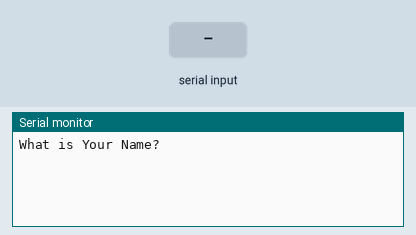
Recording of a sketch running on a simulated Arduino Uno, built with avr-gcc and run on an emulated ATmega328P. Parts: the last lines printed to the serial monitor. The inputs (shaded band) are chosen by the test bench.

Above: at 1.2 s.
1.3 s: "1" received over Serial
At 3.2 s:
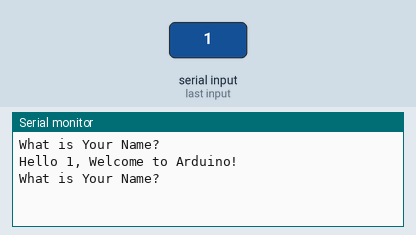
3.8 s: "0" received over Serial
At 5.2 s:
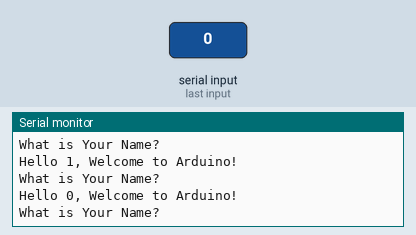
5.3 s: "2" received over Serial
At 7.4 s:
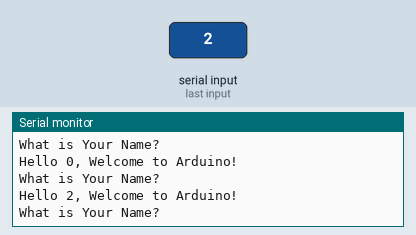

The sketch:

AskName.ino
```cpp
String  myName;
String  msg = "What is Your Name? ";
String  msg1 = "Hello ";
String  msg2= ", Welcome to Arduino! ";

void setup() {
  // put your setup code here, to run once:
Serial.begin(9600);
}

void loop() {
  // put your main code here, to run repeatedly:
Serial.println(msg);
while(Serial.available()==0);
{

}
myName = Serial.readString();
Serial.print(msg1);
Serial.print(myName);
Serial.println(msg2);
}
```

Measured:
- after the input at 1.3 s, the serial monitor: prints a new line after 1.0 s (image 1)
- after the input at 3.8 s, the serial monitor: prints a new line after 1.0 s (image 2)
- after the input at 5.3 s, the serial monitor: prints a new line after 1.0 s (image 3)
